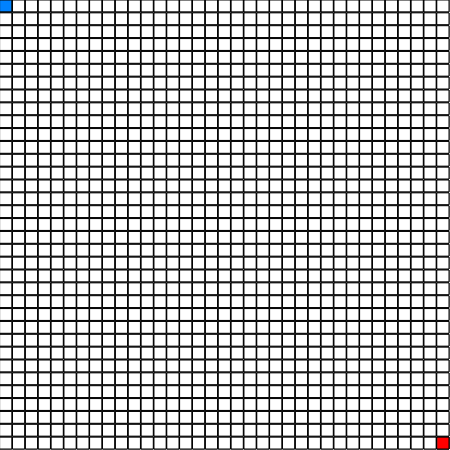
Frame 1 (no input)
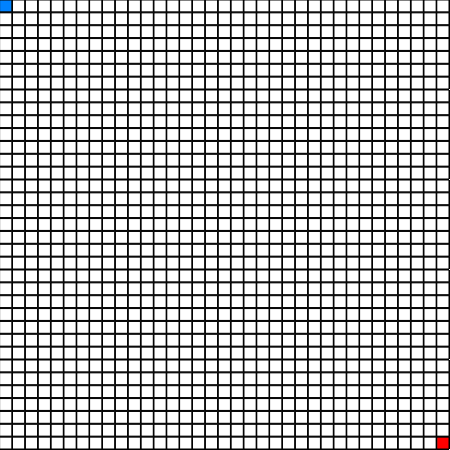
Frame 60 (no input)
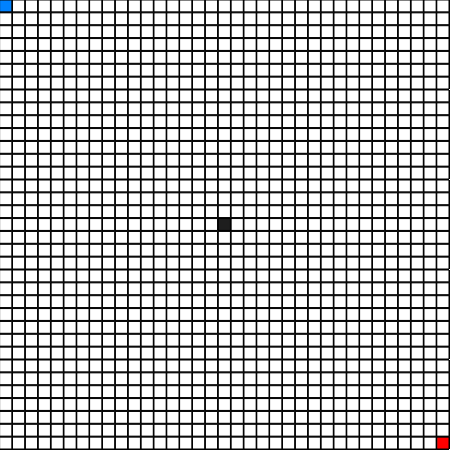
Frame 120 (the mouse pressed at the canvas centre since frame 60)

The p5.js sketch that drew these frames (run headless with seeded random() and noise() and a simulated clock; from frame 60 on, the mouse is pressed at the canvas centre):

// p5.js sketch
// ── sketch.js
var cols = 35;
var rows = 35;
var grid = new Array(cols);
var openSet = [];
var closedSet = [];
var start;
var end;
var w;
var h;
var path = [];
var diagonal = false;
var run = false;
var neigh = true;
var ran = false;
var ranGen = 0.3;
var noSol = false;
var curr;
var maze = false;
var stack = [];
function Spot(i,j){
    this.i = i;
    this.j = j;
    this.f = 0;
    this.h = 0;
    this.g = 0;
    this.neighbours =[];
    this.previous = undefined;
    this.wall = false;
    this.visited = false;
    
    this.show = function(col){
      fill(col);
      if(this.wall){
        fill(30);
      }
      stroke(0);
      rect(this.i*w,this.j*h,w-1,h-1)
    }
    
    this.addNeighbours = function(grid){
      if(this.i < cols-1){
        this.neighbours.push(grid[this.i+1][this.j]);
      }
      if(this.i > 0){
        this.neighbours.push(grid[this.i-1][this.j]);
      }
      if(this.j < rows -1){
        this.neighbours.push(grid[this.i][this.j+1]);
      }
      if(this.j > 0){
        this.neighbours.push(grid[this.i][this.j-1]);
      }
      if(diagonal){
        if(i > 0 && j > 0 && 9+!(grid[this.i][this.j-1].wall && grid[this.i-1][this.j].wall)){
          this.neighbours.push(grid[this.i -1][this.j-1]);
        }
        if(i < cols-1 && j > 0 && !(grid[this.i+1][this.j].wall && grid[this.i][this.j-1].wall)){
          this.neighbours.push(grid[this.i +1][this.j-1]);
        }
        if(i > 0 && j < rows - 1 && !(grid[this.i - 1][this.j].wall && grid[this.i][this.j+1].wall)){
          this.neighbours.push(grid[this.i -1][this.j+1]);
        }
        if(i < cols -1 && j < rows - 1 && !(grid[this.i][this.j+1].wall && grid[this.i+1][this.j].wall)){
          this.neighbours.push(grid[this.i +1][this.j+1]);
        }
      }
    }
  
    this.checkNeighbours = function(){
      var mazeNeighbours =[];
      
      if(this.i < cols-2 && !grid[this.i+2][this.j].visited){
        mazeNeighbours.push(grid[this.i+2][this.j]);
      }
      if(this.i > 1 && !grid[this.i-2][this.j].visited){
        mazeNeighbours.push(grid[this.i-2][this.j]);
      }
      if(this.j < rows -2 && !grid[this.i][this.j+2].visited){
        mazeNeighbours.push(grid[this.i][this.j+2]);
      }
      if(this.j > 1 && !grid[this.i][this.j-2].visited){
        mazeNeighbours.push(grid[this.i][this.j-2]);
      }
      
      if(mazeNeighbours.length > 0){
        var r = floor(random(0,mazeNeighbours.length));
        return mazeNeighbours[r];
      }else{
        return undefined;
      }
    }
  }


function removeFromArray(arr, elt){
  for(var i = arr.length - 1; i >=0; i--){
    if(arr[i] == elt){
       arr.splice(i,1);
    }
  }
}

function heuristic(a,b){
  var d = 0;
  if(diagonal){
     d = dist(a.i,a.j,b.i,b.j);
  }else{
    d = abs(a.i - b.i) + abs(a.j - b.j);
  }
  return d;
}

function runP(){
  run = true;
}

function ranP(){
  rest();
  ran = true;
}

function dia(){
  if(!run)
    diagonal = !diagonal;
}

function rest(){
//   console.log("HEKLOODJS");
  diagonal = checkbox.checked();
  input1.value(cols);
  w = width/cols;
  h = height/rows;
  grid = new Array(cols);
  //Makes the 2D array
  for(var i = 0; i < cols; i++){
    grid[i] = new Array(rows);
  }
  
  openSet = [];
  closedSet = [];
  
  for(var i = 0; i < cols; i++){
    for(var j = 0; j < rows; j++){
      grid[i][j] = new Spot(i,j);
    }
  }
  
  for(var i = 0; i < cols; i++){
    for(var j = 0; j < rows; j++){
      grid[i][j].show(255);
    }
  }
  
  start = grid[0][0];
  end = grid[cols - 1][rows - 1];
  start.wall = false;
  end.wall = false;
  
  openSet.push(start);
  run = false;
  neigh = true;
  ran = false;
  noSol = false;
  maze = false;
  loop();
  
  
}

function colRow(){
  var inp = input1.value();
  if(int(inp)){
    if(int(inp)%2 == 0){
      cols = int(inp) + 1;
    }else{
      cols = int(inp);
    }
    
    rows = cols;
    rest();
  }
}

function fps(){
  var inp = input2.value();
  if(int(inp)){
    frameRate(int(inp));
  }
}

function removeWalls(a, b){
  var x = a.i - b.i;
  var y = a.j - b.j;
  
  if(x == 2){
    grid[a.i -1][a.j].wall = false;
    grid[a.i -1][a.j].visited = true;
  }
  
  if(x == -2){
    grid[a.i + 1][a.j].wall = false;
    grid[a.i +1][a.j].visited = true;
  }
  
  if(y == 2){
    grid[a.i][a.j - 1].wall = false;
    grid[a.i][a.j - 1].visited = true;
  }
  
  if(y == -2){
    grid[a.i][a.j + 1].wall = false;
    grid[a.i][a.j + 1].visited = true;
  }
}

function mazeGen(){
  rest();
  maze = true;
  for(var i = 0; i < cols; i++){
    for(var j = 0; j < rows; j++){
      grid[i][j].wall = true;
    }
  }
  curr = grid[0][0]; 
}

function createMaze(){
  if(maze){
    ran = false;
    curr.visited = true;
    curr.wall = false;

    var mNext = curr.checkNeighbours();

    if(mNext){
      mNext.visited = true;
      
      stack.push(curr);
      
      removeWalls(curr, mNext);
      
      curr = mNext;

    }else if(stack.length > 0){
      curr = stack.pop();
    }
    
    if(stack.length > 0){
      run = false;
    }
  }
}

function preRunSetup(){
  if(!run){
    
    if(ran){
      maze = false;
      for(var i = 0; i < cols; i++){
        for(var j = 0; j < rows; j++){
          grid[i][j].wall = false;
        }
      }
      
      for(var i = 0; i < cols; i++){
        for(var j = 0; j < rows; j++){
          if(random(1) < ranGen){
            grid[i][j].wall = true;
          }
        }
      }
      
      for(var i = 0; i < cols; i++){
        for(var j = 0; j < rows; j++){
          grid[i][j].show(255);
        }
      }
      start.wall = false;
      end.wall = false;
      
      ran = false;
    }
    
    for(var i = 0; i < cols; i++){
      for(var j = 0; j < rows; j++){
          var curGrid = grid[i][j];
          if(mouseX >= curGrid.i * w && mouseX <= (curGrid.i*w + w-1) && mouseY >= curGrid.j*h && mouseY <= (curGrid.j*h + h - 1)){
            curGrid.show(color(0,255,0));
            if(mouseIsPressed){
              curGrid.wall = true;
            }
          }else{
            curGrid.show(color(255));
          }
        }
    }
    
    if(maze){
      curr.show(color(255,0,255));
    }
    start.show(color(0,130,255));
    end.show(color(255,0,0));
  }
}

function aStarAlg(){
  if(run){
    if(neigh){
      for(var i = 0; i < cols; i++){
        for(var j = 0; j < rows; j++){
          grid[i][j].addNeighbours(grid);
        }
      }
      neigh = false;
    }
    
    if(openSet.length > 0){

    var winner = 0;
    for(var i = 0; i < openSet.length; i++){
      if(openSet[i].f < openSet[winner].f){
        winner = i;
      }
    }

    var current = openSet[winner];

    if(openSet[winner] === end){ 
      console.log("DONE!");
      noLoop();  
    }

    // openSet.remove(current);
    removeFromArray(openSet,current);
    closedSet.push(current);

    var neighbours = current.neighbours;
    for(var i = 0; i < neighbours.length; i++){
      var neighbour = neighbours[i];

      if(!closedSet.includes(neighbour) && !neighbour.wall){
        if(diagonal){
          var tempG = current.g + heuristic(neighbour,current);
        }else{
          var tempG = current.g + 1;
        }

        var newPath = false;

        if(openSet.includes(neighbour)){
          if(tempG < neighbour.g){
            neighbour.g = tempG;
            newPath = true;
          }
        }else{
          neighbour.g = tempG;
          newPath = true;
          openSet.push(neighbour);
        }

        if(newPath){
          neighbour.h = heuristic(neighbour,end);
          neighbour.f = neighbour.g + neighbour.h;
          neighbour.previous = current;
        }        
      }
    }
    //Keep going
  } else {
    console.log("No Solution");
    noSol = true;
    noLoop();
    // return;
    
    //No Solution
  }


    for(var i = 0; i < cols; i++){
      for(var j = 0; j < rows; j++){
        grid[i][j].show(color(255));
      }
    }

    for(var i = 0; i < closedSet.length; i++){
      closedSet[i].show(color(255,0,0));
    }

    for(var i = 0; i < openSet.length; i++){
      openSet[i].show(color(0,255,0));
    }

    if(!noSol){
      //Find Path    
      path = [];
      var temp = current;
      path.push(temp)
      while(temp.previous){
        path.push(temp.previous);
        temp = temp.previous;
      }
    }
    
    
    end.show(color(255,0,0));

    for(var i = 0; i < path.length; i++){
      path[i].show(color(0,130,255));
    }
  }
}

function createInputs(){
  let runButton = createButton("Run");
  runButton.mousePressed(runP);
  
  let ranButton = createButton("Random");
  ranButton.mousePressed(ranP);
  
  let mazeButton = createButton("Maze");
  mazeButton.mousePressed(mazeGen);
  
  let resetButton = createButton("Reset");
  resetButton.mousePressed(rest);
  
  
  input1 = createInput();
  input1.position(0, height + 45);
  input1.value(cols);

  button = createButton('Grid');
  button.position(input1.x + input1.width, height + 45);
  button.mousePressed(colRow);
  
  
  checkbox = createCheckbox('Diagonal', false);
  checkbox.changed(dia);
  
  
  input2 = createInput();
  input2.position(0, height + 70);
  input2.value(60);

  fr = createButton('Speed (fps)');
  fr.position(input2.x + input2.width, height + 70);
  fr.mousePressed(fps);
}

function setup(){
  createCanvas(450, 450);  
  
  w = width/cols;
  h = height/rows;
  //Makes the 2D array
  for(var i = 0; i < cols; i++){
    grid[i] = new Array(rows);
  }
  
  
  for(var i = 0; i < cols; i++){
    for(var j = 0; j < rows; j++){
      grid[i][j] = new Spot(i,j);
    }
  }
  
  for(var i = 0; i < cols; i++){
    for(var j = 0; j < rows; j++){
      grid[i][j].show(255);
    }
  }
  
  start = grid[0][0];
  end = grid[cols - 1][rows - 1];
  start.wall = false;
  end.wall = false;
  
  openSet.push(start);
  
  console.log(grid);
  
  createInputs();
  
}

function draw() {
  // background(255);
  
  createMaze();
  
  preRunSetup();
  
  aStarAlg();

}






// ── style.css
html,
body {
  margin: 0;
  padding: 0;
}
/* canvas {
  display: block;
} */

a {
  /*   height: 25px;
  width: 65px; */
  font-size: 20px;
  color: black;
  text-decoration: none;
}

a:hover {
  text-decoration: underline;
}

canvas {
  padding: 0;
  margin: auto;
  margin-top: 100px;
  display: block;
  position: absolute;
  top: 0;
  bottom: 0;
  left: 0;
  right: 10px;
}

button {
  margin: auto;
  position: auto;
  width: auto;
  min-width: 11%;
  padding: 15px;
  font-size: 20px;
  /*   top: 10px;
  bottom: 10px;
  left: 10px;
  right: 10px; */
}

select {
  margin: auto;
  position: auto;
  width: auto;
  min-width: 10%;
  padding: 16px;
  font-size: 20px;
  top: 0;
  bottom: 0;
  left: 0;
  right: 0;
}

input {
  /*   margin: auto; */
  /*   width: 20%; */
  padding: 15px;
  /*   position: absolute; */
  /*   top: 0;
  left: 0; */
  height: 25px;
  width: 65px;
  font-size: 20px;
}
